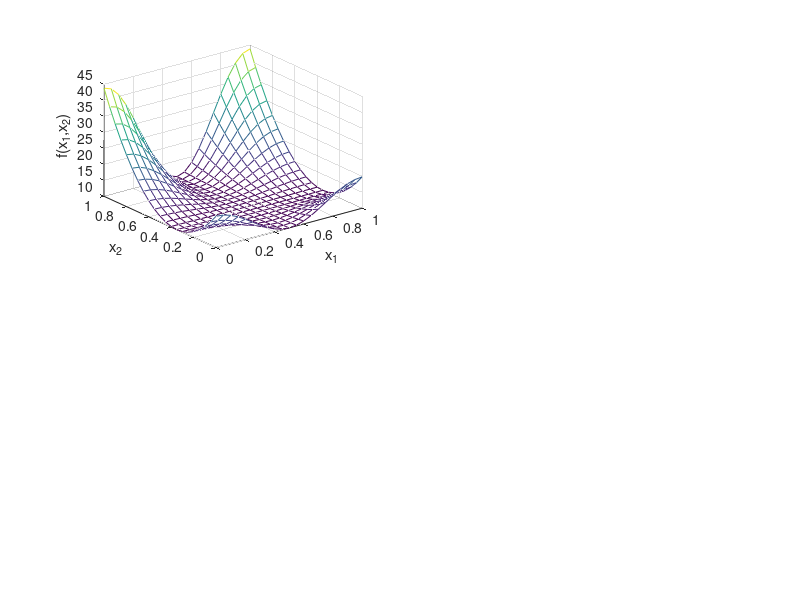
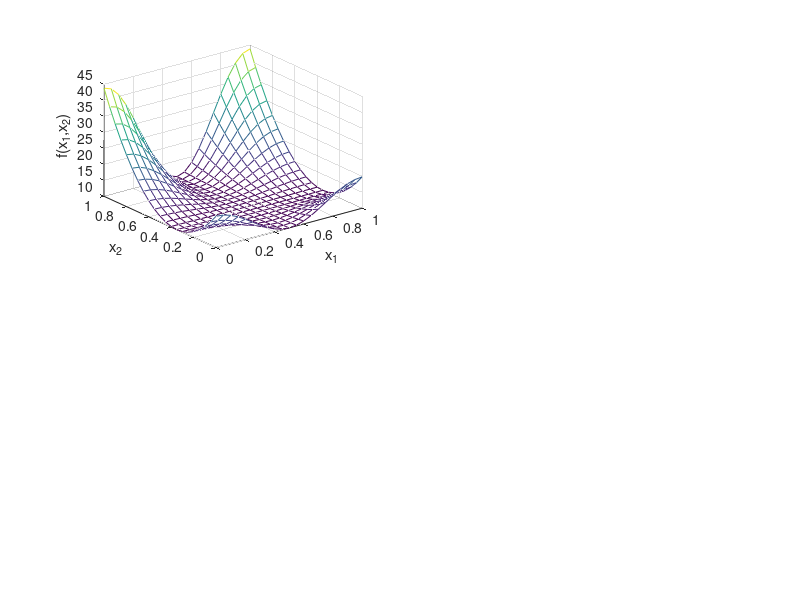

MATLAB code for these plots, in order: (Note: this script raises an error after producing the figures.)
% make the contour plot for wftest
% Copyright 1999 by Todd K. Moon

x1 = [0:.05:1];
x2 = [0:.05:1];
[X1,X2] = meshgrid(x1,x2);
J = 10*(cos(2*pi*(X1))+1).^(1) .* (2*X2-.7).^(2)+10;
clf
subplot(2,2,1);
%plot3(X1,X2,J)
%axis square
mesh(X1,X2,J)
xlabel('x_1');    ylabel('x_2');
zlabel('f(x_1,x_2)');
print -dps ../pictures/min2.ps
print -deps ../pictures/min2.eps

clf
subplot(2,2,1)
%hold on
%subplot(2,2,2);
[C,hC] = contour(x1,x2,J,20);
%Cnew = round(C*100+.49)/100;
%clabel(Cnew,hC);
xlabel('x_1');    ylabel('x_2');
hold on 
%plot([2 5],[0 0],':')
% plot(.5,.7,'x')
%plot(4,-2,'o')
%print -dps ../pictures/min1.ps
%print -deps ../pictures/min1.eps
x1h = [0:.1:.8];
%x2h = (1.25*x1h+1)/2;
x2h = .6*x1h+.52;
set(gcf,'DefaultLineLineWidth',1)
plot(x1h,x2h)
set(gcf,'DefaultLineLineWidth',.5);
% [X1h,X2h] = meshgrid(x1h,x2h);
%Jh = 10*(cos(2*pi*(x1h))+1).^(1/2) .* (x2h-.7).^(2)+10;
%plot3(x1h,x2h,Jh);

x1g = .1; x2g = .6*x1g + .52;
p1 = -20*pi*sin(2*pi*x1g)*(2*x2g-.7)^2;
p2 = 40*(cos(2*pi*x1g)+1)*(2*x2g-.7);
myquiver(x1g,x2g,p1/150,p2/150);

x1g = .1888; x2g = .6*x1g + .52;
p1 = -20*pi*sin(2*pi*x1g)*(2*x2g-.7)^2;
p2 = 40*(cos(2*pi*x1g)+1)*(2*x2g-.7);
myquiver(x1g,x2g,p1/150,p2/150);

x1g = .4; x2g = .6*x1g + .52;
p1 = -20*pi*sin(2*pi*x1g)*(2*x2g-.7)^2;
p2 = 40*(cos(2*pi*x1g)+1)*(2*x2g-.7);
myquiver(x1g,x2g,p1/150,p2/150);
axis equal
axis([0 1 0 1])
print -dps ../pictures/min3.ps
print -deps ../pictures/min3.eps
